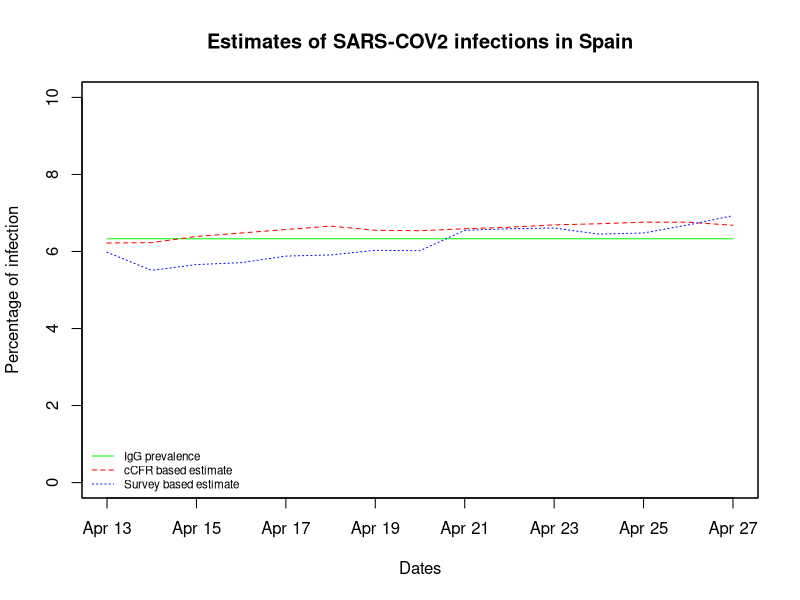

The R script that drew this image:
library(zoo)

days <- seq(as.Date("2020-04-13"), as.Date("2020-04-27"), by = "days")

baseIgG <- rep(6.33,15)
basecCFRe <- c(6.22,6.23,6.39,6.48,6.57,6.66,6.55,6.54,6.59,6.63,6.69,6.72,6.76,6.76,6.68)
baseEw <- c(5.98,5.51,5.66,5.71,5.88,5.91,6.03,6.02,6.55,6.59,6.61,6.45,6.48,6.69,6.93)


IgG <- zoo(baseIgG,days)
cCFR <- zoo(basecCFRe,days)
Survey <- zoo(baseEw,days)

all.ts <- cbind(IgG,cCFR,Survey)

plot(all.ts,plot.type = "single",ylim=c(0,10),col = c("green","red","blue"),ylab="Percentage of infection",xlab="Dates",lty = c(1,2,3))
title("Estimates of SARS-COV2 infections in Spain",cex=0.6)
legend("bottomleft", c("IgG prevalence","cCFR based estimate","Survey based estimate"), lty = c(1,2,3), col =c("green","red","blue"), lwd=1, cex=0.7, bty="n")